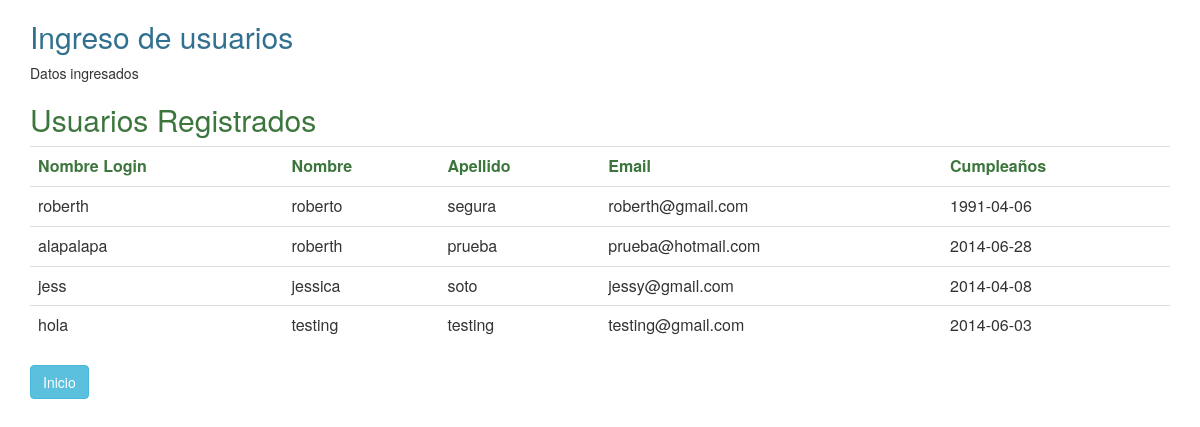
Screenshot of /controllers/listar.php with the database file from the repository.
### tables this page shows
CREATE TABLE `user` (
  `id_user` int(11) NOT NULL AUTO_INCREMENT,
  `login` varchar(60) NOT NULL,
  `password` varchar(200) NOT NULL,
  `name` varchar(100) NOT NULL,
  `last_name` varchar(100) DEFAULT NULL,
  `email` varchar(100) NOT NULL,
  `birth_date` date DEFAULT NULL,
  PRIMARY KEY (`id_user`)
);

### controllers/listar.php (called while the page is built, shortened)
<?php
require_once 'models/model.php';
$datos = new Conexion;
$datos = $datos->getAll();
require_once 'views/listado.php';
?>

### models/model.php (called while the page is built, shortened)
<?php
class Conexion
{
	private function conectar()
	{
		$con = mysqli_connect(HOST,USER, PASS) or die ('Error con la conexion');
		mysqli_select_db($con,DB);
		return $con;
	}
	public function getAll()
	{
		$con = $this->conectar();
		$query = "SELECT * FROM user";
		$result = mysqli_query($con,$query) or die ('No se pudo mostrar');
		return $result;
	}
}
?>

### views/listado.php (the view, shortened to what this page needs)
<DOCTYPE html>
<html>
<head>
	<link rel="stylesheet" type="text/css" href="../css/bootstrap.min.css">
</head>
<body>
	<main class="container">
		<header>
			<h2 class="text-info">Ingreso de usuarios</h2>
			<p>Datos ingresados</p>
		</header>
		<article>
			<h2 class="text-success">Usuarios Registrados</h2>
			<table class="table table-hover">
				<tr>
					<th class="text-success">Nombre Login</th>
					<th class="text-success">Nombre</th>
					<th class="text-success">Apellido</th>
					<th class="text-success">Email</th>
					<th class="text-success">Cumpleaños</th>
				</tr>
				<? foreach($datos as $dato): ?>
					<tr>
					<td><?= $dato['login'] ?></td>
					<td><?= $dato['name'] ?></td>
					<td><?= $dato['last_name'] ?></td>
					<td><?= $dato['email'] ?></td>
					<td><?= $dato['birth_date'] ?></td>
					</tr>
				<? endforeach; ?>
			</table>
		</article>
		<section>
			<a href="../index.php" class="btn btn-info">Inicio</a>
		</section>
	</main>
</body>
</html>

### rows the page displays
user: login "roberth", name "roberto", last_name "segura", email "roberth@gmail.com", birth_date "1991-04-06"
user: login "alapalapa", name "roberth", last_name "prueba", email "prueba@hotmail.com", birth_date "2014-06-28"
user: login "jess", name "jessica", last_name "soto", email "jessy@gmail.com", birth_date "2014-04-08"
user: login "hola", name "testing", last_name "testing", email "testing@gmail.com", birth_date "2014-06-03"
